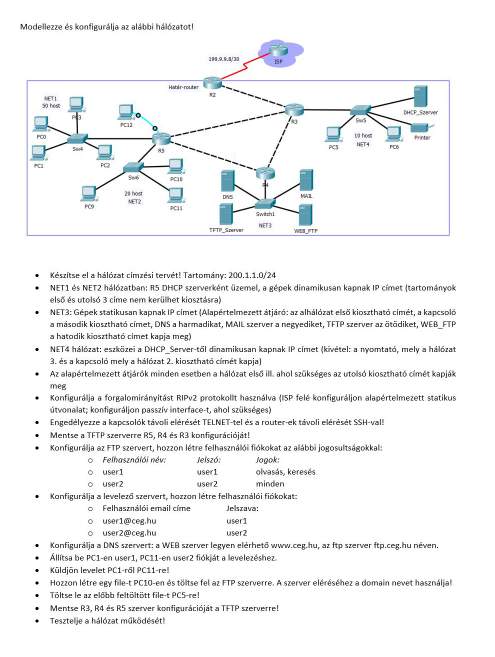
#> input picture feladat.jpg, 989 x 1314 px (shown at 1/2 size)
$ python test.py
#> lines starting #> are read from the running program, lines starting #| are printed output that depends on the picture; after the words box and inside, x2 and y2 are one past the last pixel; in counts of white or black regions, pixels touching at a corner belong together
### sieve.py
import cv2
import numpy as np
from numpy.core.fromnumeric import shape

class Sieve:

    # [11 lines left out: function sieve, not called in this run]

    def wash(image):
        for y in range(0, image.shape[:2][0]):
            for x in range(0, image.shape[:2][1]):
                r, g, b = image[y, x]

                if(0 <= r <= 50 and 0 <= g <= 50 and 0 <= b <= 50):
                    image[y, x] = [255, 255, 255]

        return image


### test.py
import cv2
import numpy as np

from sieve import Sieve as filter

image = cv2.imread("feladat.jpg")
#> image is the input picture: shape (1314, 989, 3); mean B, G, R 243.8, 243.1, 242.2

s = filter.wash(image)
#> after the loop in wash, `for y in range(0, image.shape[:2][0]):`:
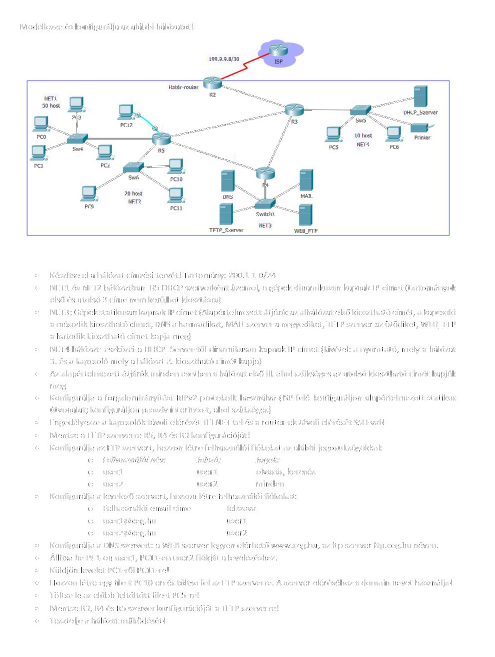
#> image: shape (1314, 989, 3) (shown at 1/2 size); 2.41% of pixels changed, all inside (x1, y1, x2, y2) = (42, 47, 911, 1250)

cv2.imshow("Output", cv2.resize(image, dsize=(0, 0), fx=0.8, fy=0.8))
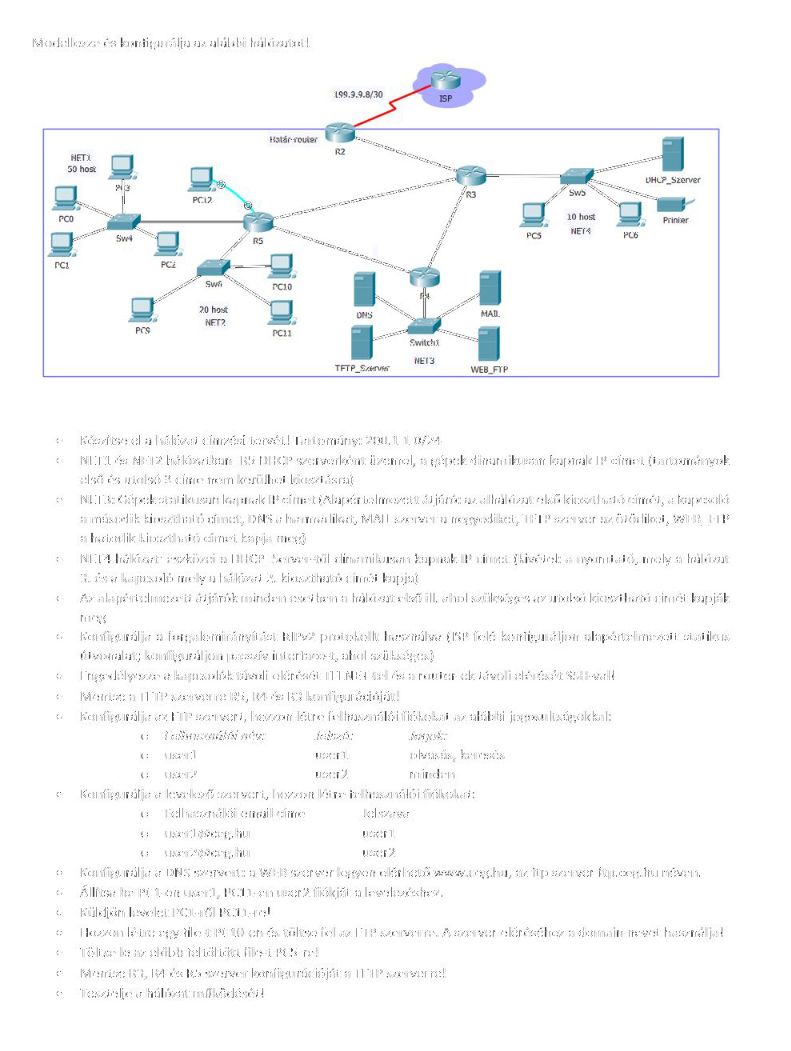
#> window 'Output': shape (1051, 791, 3); mean B, G, R 249.7, 249, 248.1
cv2.waitKey(0)

$ run again, with lab.png saved as feladat.jpg
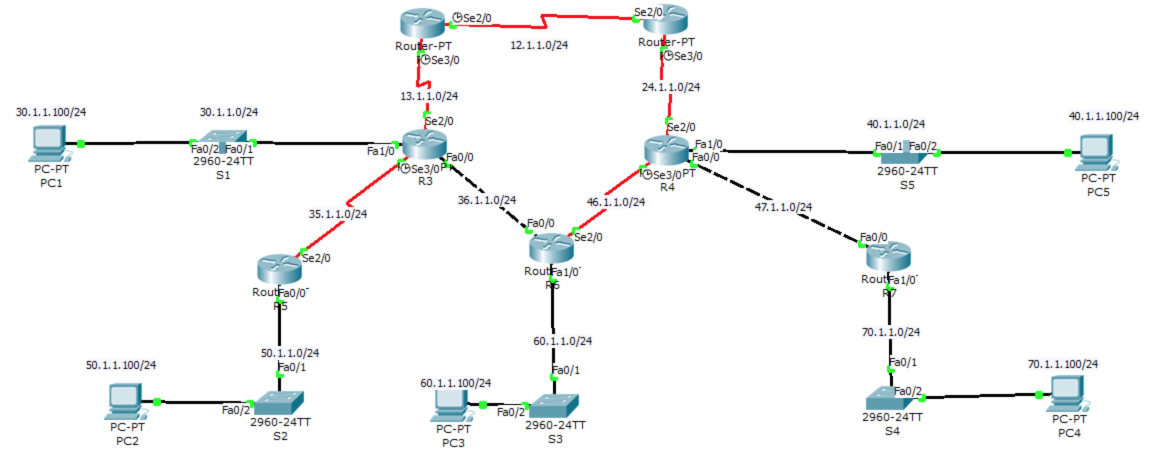
#> input picture lab.png, 2326 x 946 px (shown at 1/2 size)
#> image is the input picture: shape (946, 2326, 3); mean B, G, R 247.1, 247, 245.6
#> after the loop in wash, `for y in range(0, image.shape[:2][0]):`:
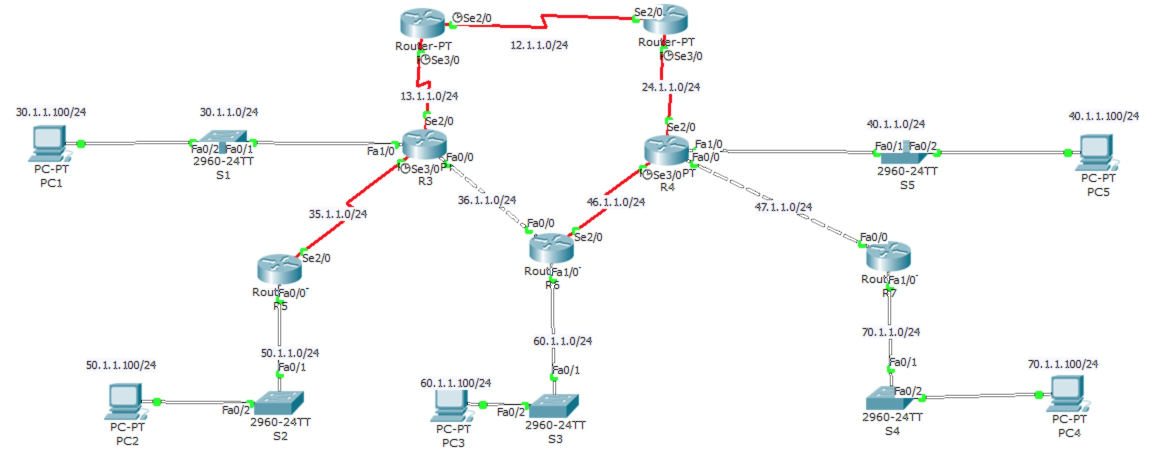
#> image: shape (946, 2326, 3) (shown at 1/2 size); 0.44% of pixels changed, all inside (x1, y1, x2, y2) = (70, 27, 2275, 889)
#> `cv2.imshow("Output", cv2.resize(image, dsize=(0, 0), fx=0.8, fy=0.8))`:
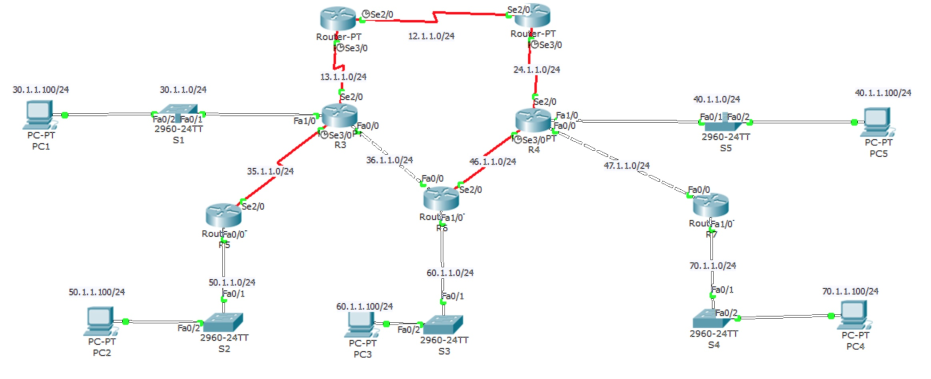
#> window 'Output': shape (757, 1861, 3) (shown at 1/2 size); mean B, G, R 248.2, 248.1, 246.7
